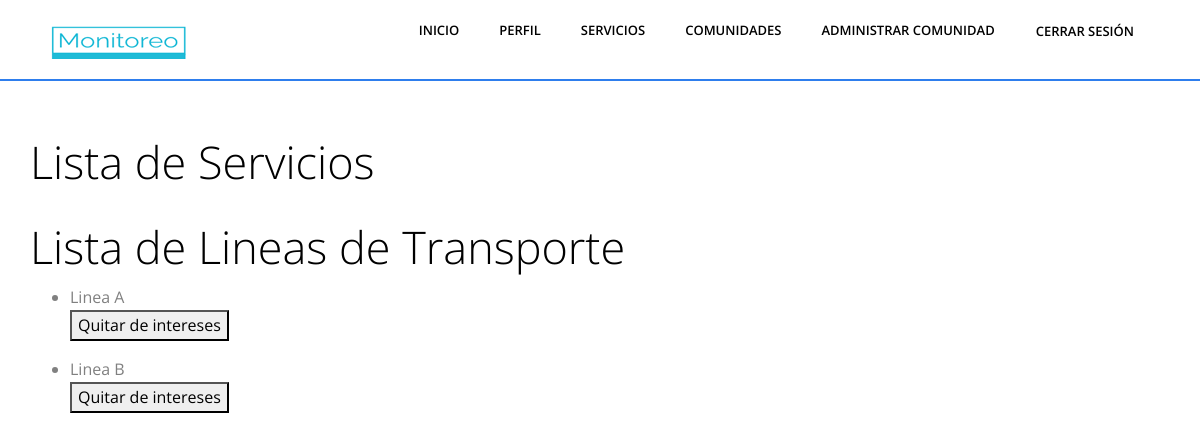
The app's page /buscar/servicios (signed in), older data.
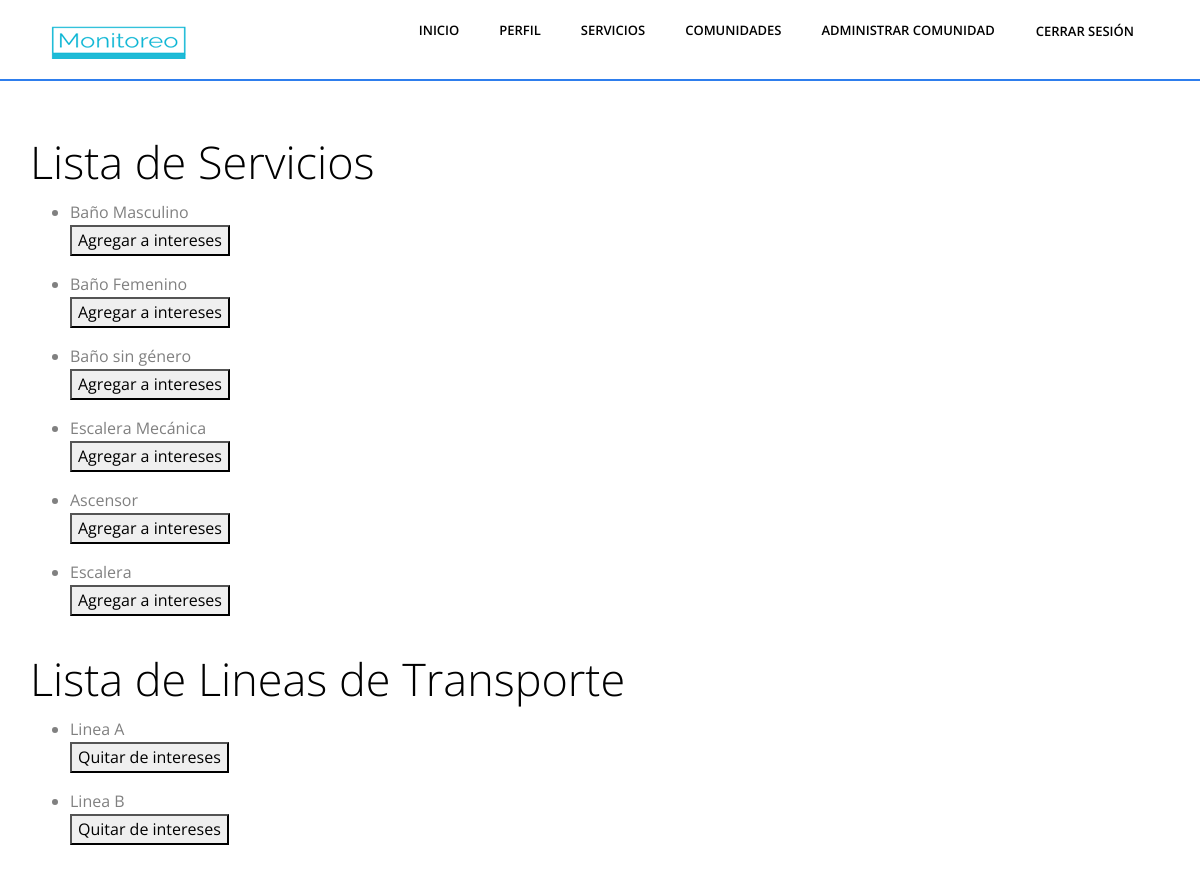
The same page, newer data.
### Aplicaciones/Monitoreo/models.py (models this page shows, shortened)
class Entidad(models.Model):
    nombre = models.CharField(max_length=100)
    provincia = models.CharField(max_length=20, null=True)
    foto = models.ImageField(upload_to='profile_pics/', blank=True, null=True)
    class Meta:
        abstract = True

class LineaTransporte(Entidad):
    TIPO_CHOICES = (
        ('Subterraneo', 'Subterráneo'),
        ('Ferrocarril', 'Ferrocarril'),
    )
    estacion_origen = models.ForeignKey(Estacion, related_name='estacion_origen', on_delete=models.CASCADE)
    estacion_destino = models.ForeignKey(Estacion, related_name='estacion_destino', on_delete=models.CASCADE)
    estaciones_intermedias = models.ManyToManyField(Estacion, related_name='estaciones_intermedias')
    tipo_transporte = models.CharField(max_length=20, choices=TIPO_CHOICES)

class Servicio(models.Model):
    nombre = models.CharField(max_length=100)
    categoria = models.ForeignKey(Categoria, on_delete=models.CASCADE, null=True, blank=True)

### Aplicaciones/Monitoreo/views.py (the view, shortened to what this page needs)
# urls.py: path('buscar/servicios',listar_servicios, name = "listar_servicios"),
@login_required
def listar_servicios(request):
    group_names = requestGroups(request)
    servicios = Servicio.objects.all()
    lineas = LineaTransporte.objects.all()
    perfil = Perfil.objects.get(user=request.user)
    perfil_servicios = perfil.servicios.all()
    context = {
        'request':request,
        'groups':group_names,
        'servicios': servicios,
        'perfil': perfil,
        'perfil_servicios': perfil_servicios ,
        'lineas':lineas
    }
    return render(request, 'listar_servicios.html', context)

### Aplicaciones/Monitoreo/views.py (called while the page is built)
def requestGroups(request):
    user = request.user
    user_groups = user.groups.all()
    group_names = [group.name for group in user_groups]
    return group_names

### Aplicaciones/Monitoreo/templates/listar_servicios.html (shortened to what this page needs)
{% load static %}
{% load static %}
<html lang="es">
  {% include 'fragments/head.html' %}
  <body class="body-wrapper" data-spy="scroll" data-target=".privacy-nav">
    {% include 'fragments/header.html' %}
    <div class="container mt-5">
      <div class="row column">
        <h1>Lista de Servicios</h1>
        <ul>
            {% for servicio in servicios %}
            <li>
                {{ servicio.nombre }}
                {% if not servicio in listar_servicios %}
                <form method="post" action="{% url 'listar_servicios' %}">
                    <button type="submit" name="agregar_servicio">Agregar a intereses</button>
                </form>
                {% else %}
                    <form method="post" action="{% url 'listar_servicios' %}">
                        {% csrf_token %}
                        <input type="hidden" name="servicio_id" value="{{ servicio.id }}">
                        <button type="submit" name="quitar_servicio">Quitar de intereses</button>
                    </form>
                {% endif %}
            </li>
            {% endfor %}
        </ul>
        <h1>Lista de Lineas de Transporte</h1>
        <ul>
            {% for linea in lineas %}
            <li>
                {{ linea.nombre }}
                {% if not linea in lineas %}
                <form method="post" action="{% url 'listar_servicios' %}">
                    {% csrf_token %}
                    <input type="hidden" name="linea_id" value="{{ linea.id }}">
                    <button type="submit" name="agregar_linea">Agregar a intereses</button>
                </form>
                {% else %}
                    <form method="post" action="{% url 'listar_servicios' %}">
                        <button type="submit" name="quitar_linea">Quitar de intereses</button>
                    </form>
                {% endif %}
            </li>
            {% endfor %}
        </ul>
      </div>
    </div>
  </body>
</html>

### Aplicaciones/Monitoreo/templates/fragments/head.html (shortened to what this page needs)
{% load static %}
<head>
    <link rel="stylesheet" href="{% static 'plugins/bootstrap/bootstrap.min.css' %}">
    <link rel="stylesheet" href="{% static 'plugins/themify-icons/themify-icons.css' %}">
    <link rel="stylesheet" href="{% static 'plugins/slick/slick.css' %}">
    <link rel="stylesheet" href="{% static 'plugins/slick/slick-theme.css' %}">
    <link rel="stylesheet" href="{% static 'plugins/fancybox/jquery.fancybox.min.css' %}">
    <link rel="stylesheet" href="{% static 'plugins/aos/aos.css' %}">
    <link href="{% static 'css/style.css' %}" rel="stylesheet">
  </head>

### Aplicaciones/Monitoreo/templates/fragments/header.html (shortened to what this page needs)
{% load static %}
<nav class="navbar main-nav navbar-expand-lg px-2 px-sm-0 py-2 py-lg-0">
  <div class="container">
    <a class="navbar-brand" href="/"><img src="{% static 'images/logo1.png' %}" alt="logo"></a>
    <div class="collapse navbar-collapse" id="navbarNav">
      <ul class="navbar-nav ml-auto">
        <li class="nav-item @@index">
          <a class="nav-link" href="/" >Inicio</a>
        </li>
        {% if 'ComunidadAdmin' in groups or 'Usuario' in groups %}
        <li class="nav-item @@perfil">
          <a class="nav-link" href="/perfil">Perfil</a>
        </li>
        <li class="nav-item @@servicios">
          <a class="nav-link" href="/buscar/servicios">Servicios</a>
        </li>
        <li class="nav-item @@comunidades">
          <a class="nav-link" href="/buscar/comunidades">Comunidades</a>
        </li>
        {% endif%}
        {% if 'ComunidadAdmin' in groups %}
        <li class="nav-item @@administrarComunidades">
          <a class="nav-link" href="/buscar/comunidades">Administrar Comunidad</a>
        </li>
        {% endif%}
        <li class="nav-item">
          <form action="{% url 'logout' %}" method="post">
            <button type="submit" class="btn btn-link nav-link">Cerrar sesión</button>
          </form>
        </li>
      </ul>
    </div>
  </div>
</nav>
<hr style="margin: 0px;">

### Aplicaciones/Monitoreo/static/css/style.css (style rules this page uses)
body { font-family: "Open Sans", sans-serif; -webkit-font-smoothing: antialiased; }
h1, h2, h3, h4, h5, h6 { font-family: "Open Sans", sans-serif; color: #000; font-weight: 300; }
h1 { font-size: 45px; line-height: 61px; }
p, li, blockquote, label { font-size: 16px; letter-spacing: 0; line-height: 25px; color: #808080; margin-bottom: 0; }
body { overflow-x: hidden; }
a { font-size: inherit; color: inherit; }
.btn { text-transform: uppercase; }
.main-nav { background: #fff; z-index: 1; }
.main-nav .navbar-brand { padding: 0; }
.main-nav .navbar-nav .nav-item { position: relative; font-family: "Open Sans", sans-serif; }
.main-nav .navbar-nav .nav-item .nav-link { position: relative; text-align: center; font-size: 13px; text-transform: uppercase; font-weight: 600; color: #000; padding-left: 20px; padding-right: 20px; line-height: 45px; }
hr { display: block; height: 2px; border: 0; border-top: 2px solid #2e7eed; margin: 1em 0; padding: 0; }
.column { flex-flow: column; }

Row changes from the older to the newer data that the page shows:
added Servicio: nombre "Baño Masculino"
added Servicio: nombre "Baño Femenino"
added Servicio: nombre "Baño sin género"
added Servicio: nombre "Escalera Mecánica"
added Servicio: nombre "Ascensor"
added Servicio: nombre "Escalera"
